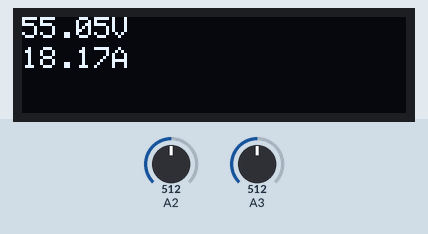
Simulated run of this sketch. Board: Arduino Uno, built with avr-gcc and run on an emulated ATmega328P. On the bench: 128×32 one-colour display. The inputs (shaded band) are chosen by the test bench; at power-on: A2 = 512, A3 = 512. The display library's start-up logo is not drawn.

Above: at 1.7 s.
1.8 s: A2 set to 716
At 2.7 s:
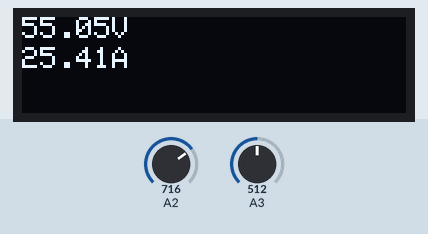
3.3 s: A3 set to 716
At 4.3 s:
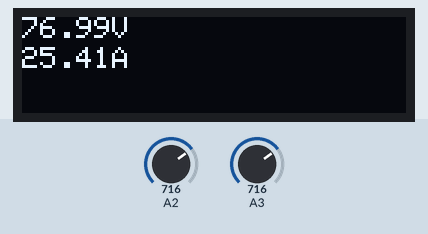
4.8 s: A2 set to 900
At 5.3 s:
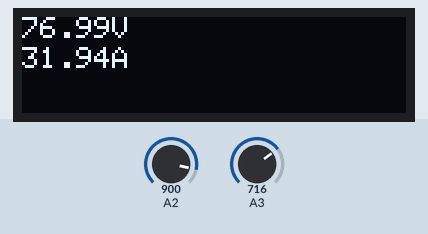
6.3 s: A3 set to 900
At 6.9 s:
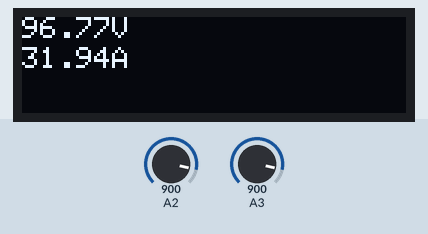
7.8 s: A2 set to 1023
At 8.4 s:
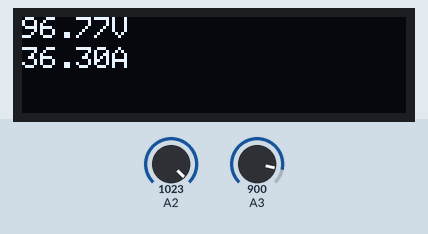
9.3 s: A3 set to 1023
At 10.0 s:
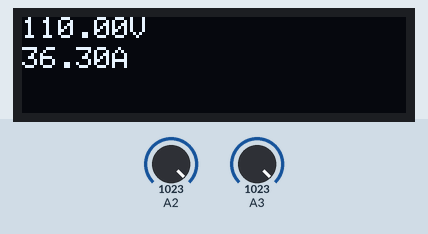
Timing chart, 0 to 11.8 s (numbered marks = the images above; inputs shaded):
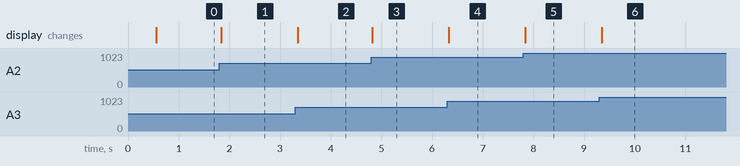

Measured:
- after the input at 1.8 s, the display: changes at once (image 1)
- after the input at 3.3 s, the display: changes after 0.05 s (image 2)
- after the input at 4.8 s, the display: changes at once (image 3)
- after the input at 6.3 s, the display: changes at once (image 4)
- after the input at 7.8 s, the display: changes at once (image 5)
- after the input at 9.3 s, the display: changes after 0.05 s (image 6)

The sketch:

TestVA_oled.ino
```cpp
#include <SPI.h>
#include <Wire.h>
#include <Adafruit_GFX.h>
#include <Adafruit_SSD1306.h>

#define SCREEN_WIDTH 128 // OLED display width, in pixels
#define SCREEN_HEIGHT 32 // OLED display height, in pixels

// Declaration for an SSD1306 display connected to I2C (SDA, SCL pins)
#define OLED_RESET     4 // Reset pin # (or -1 if sharing Arduino reset pin)
Adafruit_SSD1306 display(SCREEN_WIDTH, SCREEN_HEIGHT, &Wire, OLED_RESET);

#include <Wire.h> // Required Library 1


float voltageReference = 10;// Set Reference Voltage  (see notes)
float AmperageReference = 3.3;// Set Reference Voltage  (see notes)
float AmperageLimit = 2;
float R1 = 10000; // VCC_Resistor of Potential Divider (10K)
float R2 = 1000; // GND_Resistor of Potential Divider (1K)


void setup() {
  Serial.begin(9600);

  // SSD1306_SWITCHCAPVCC = generate display voltage from 3.3V internally
  if (!display.begin(SSD1306_SWITCHCAPVCC, 0x3C)) { // Address 0x3C for 128x32
    Serial.println(F("SSD1306 allocation failed"));
    for (;;); // Don't proceed, loop forever
  }

  // Show initial display buffer contents on the screen --
  // the library initializes this with an Adafruit splash screen.
  display.display();
  delay(500); // Pause for 2 seconds

}


void loop() {
  display.clearDisplay();


  float voltageInput = (analogRead(3) * voltageReference) / 1023.0;
  float Voltage = voltageInput / (R2 / (R1 + R2));
  if (voltageInput < 0.09) {
    Voltage = 0;
  }
  float AmperageInput = (analogRead(2) * AmperageReference) / 1023.0;
  float Amperage = AmperageInput / (R2 / (R1 + R2));
  if (AmperageInput < 0.09) {
    Amperage = 0;
  }

  display.setTextSize(1);      // Normal 1:1 pixel scale
  display.setTextColor(WHITE); // Draw white text
  display.setCursor(0, 0);     // Start at top-left corner
  display.cp437(true);         // Use full 256 char 'Code Page 437' fon

  display.print(Voltage);
  display.print("V");

  display.setCursor(0, 10);
  display.print(Amperage);
  display.print("A");
  display.print("   ");


  display.display();

  delay(30);

}
```
